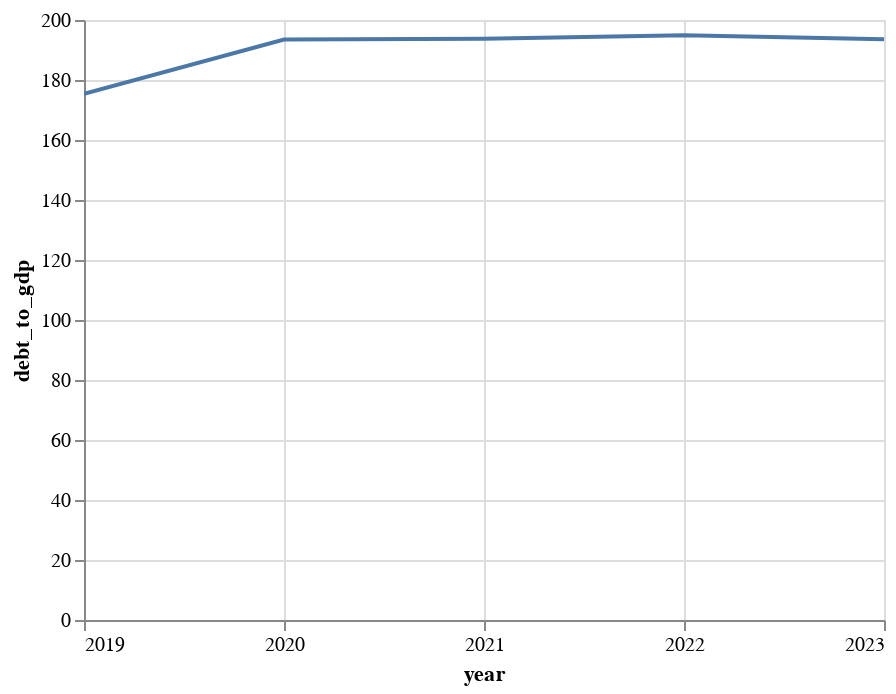

Notebook code for this chart:
### Code cell
credit_g_chart = (
    (credit_g_out.plot.line(
        x=alt.X("year", axis = alt.Axis(format = "d")), 
        y=alt.Y("debt_to_gdp", scale=alt.Scale(zero=True))
                      )
    )
        .properties(width=400)
        .configure_scale(zero=False)
)

credit_g_chart

### Figure 1 — Vega-Lite specification as saved in the notebook (floating-point values rounded to 4 significant figures)
{"config": {"view": {"continuousWidth": 300, "continuousHeight": 300}, "scale": {"zero": false}}, "data": {"name": "data-97c2ac12974fada553dc278dbc1e0fd4"}, "mark": {"type": "line", "tooltip": true}, "encoding": {"x": {"axis": {"format": "d"}, "field": "year", "type": "quantitative"}, "y": {"field": "debt_to_gdp", "scale": {"zero": true}, "type": "quantitative"}}, "params": [{"name": "param_2", "select": {"type": "interval", "encodings": ["x", "y"]}, "bind": "scales"}], "width": 400, "$schema": "https://vega.github.io/schema/vega-lite/v5.20.1.json", "datasets": {"data-97c2ac12974fada553dc278dbc1e0fd4": [{"year": 2019, "debt_to_gdp": 175.4}, {"year": 2020, "debt_to_gdp": 193.5}, {"year": 2021, "debt_to_gdp": 193.7}, {"year": 2022, "debt_to_gdp": 194.9}, {"year": 2023, "debt_to_gdp": 193.5}]}}
